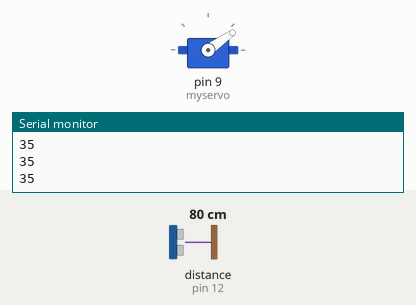
Simulated run of this sketch. Board: Arduino Uno, built with avr-gcc and run on an emulated ATmega328P. On the bench: servo, the last lines printed to the serial monitor. Wiring (inferred from the names in the program): ultrasonic range finder: trigger pin 13; echo pin 12. Inputs (shaded band) come from the test bench; at power-on: distance to the obstacle (sensor on pin 12) 80 cm. The echo pulse lasts 58.3 µs per cm.

Above: at 1.2 s.
1.3 s: distance to the obstacle (sensor on pin 12) set to 2 cm
At 2.5 s:
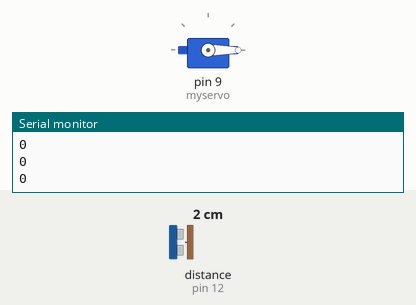
2.8 s: distance to the obstacle (sensor on pin 12) set to 120 cm
At 3.2 s:
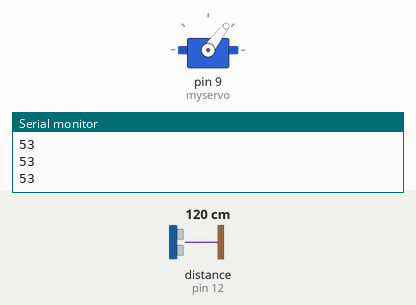
4.3 s: distance to the obstacle (sensor on pin 12) set to 250 cm
At 4.7 s:
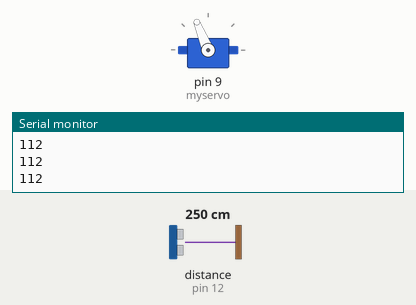
5.8 s: distance to the obstacle (sensor on pin 12) set to 299 cm
At 6.2 s:
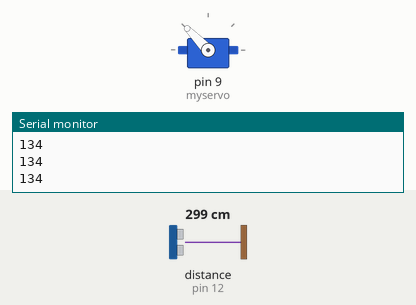
Timing chart, 0 to 8.3 s (numbered marks = the images above; inputs shaded):
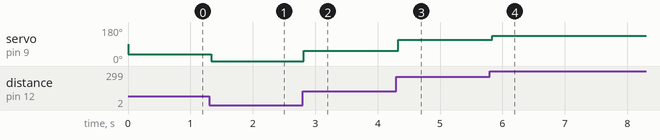

The sketch:

sensor_workingfinal.ino
```cpp
/*
 * created by Rui Santos, https://randomnerdtutorials.com
 *
 * Complete Guide for Ultrasonic Sensor HC-SR04
 *
    Ultrasonic sensor Pins:
        VCC: +5VDC
        Trig : Trigger (INPUT) - Pin11
        Echo: Echo (OUTPUT) - Pin 12
        GND: GND
 */

int trigPin = 13;    // Trigger
int echoPin = 12;    // Echo
int currentSample = 0;
long duration, cm, inches;
#include <Servo.h>

Servo myservo;


void setup() {
  //Serial Port begin
  Serial.begin (9600);
  //Define inputs and outputs
  pinMode(trigPin, OUTPUT);
  pinMode(echoPin, INPUT);
  myservo.attach(9);
}

void loop() {
  // The sensor is triggered by a HIGH pulse of 10 or more microseconds.
  // Give a short LOW pulse beforehand to ensure a clean HIGH pulse:
  digitalWrite(trigPin, LOW);
  delayMicroseconds(5);
  digitalWrite(trigPin, HIGH);
  delayMicroseconds(10);
  digitalWrite(trigPin, LOW);

  // Read the signal from the sensor: a HIGH pulse whose
  // duration is the time (in microseconds) from the sending
  // of the ping to the reception of its echo off of an object.
  pinMode(echoPin, INPUT);
  duration = pulseIn(echoPin, HIGH);

  // Convert the time into a distance
  cm = (duration/2) / 29.1;     // Divide by 29.1 or multiply by 0.0343
  inches = (duration/2) / 74;   // Divide by 74 or multiply by 0.0135

//  Serial.print(cm);
//  Serial.print("cm");
//  Serial.println();

  int val = map(cm, 0, 400, 0, 180);
//  if(val < 1000){
    val = constrain(val, 0, 180);
    myservo.write(val);
    Serial.println(val);
//  }
  delay(50);
}
```

Measured:
- after the input at 1.3 s, servo on pin 9 (myservo): 35° → 0° at once
- after the input at 2.8 s, servo on pin 9 (myservo): 0° → 53° at once
- after the input at 4.3 s, servo on pin 9 (myservo): 53° → 112° at once
- after the input at 5.8 s, servo on pin 9 (myservo): 112° → 134° at once
